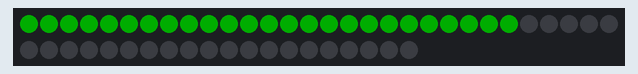
Recording of a sketch running on a simulated Arduino Uno, built with avr-gcc and run on an emulated ATmega328P. Shown: 50 RGB LEDs in strip order, left to right, continuing on the next row. Dim RGB values are drawn brighter than linear.

Above: at 0.45 s.
At 10.12 s:
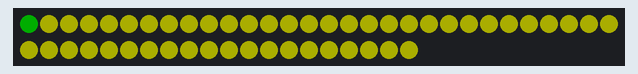
At 19.77 s:
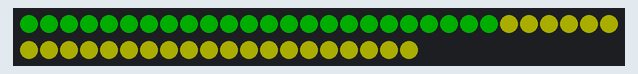
At 38.5 s:
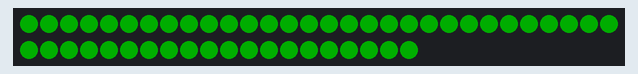

The sketch:

Up_down.ino
```cpp
#include <Adafruit_NeoPixel.h>

#define PIN 3           // Pin number connected to the NeoPixel LED
#define NUM_PIXELS 50 // Number of pixels in the strip

Adafruit_NeoPixel strip(NUM_PIXELS, PIN, NEO_GRB + NEO_KHZ800);

void setup() {
  strip.begin();
  strip.show();
  strip.setBrightness(50);
}  // Initialize the strip

void loop() {
  for (int i = 0; i < NUM_PIXELS; i++) {
    strip.setPixelColor(i, strip.Color(0, 255, 0));
    delay(10);
    strip.show();
  }
  for (int i = 113; i >= 0; i--) {
    strip.setPixelColor(i, strip.Color(250, 255, 0));
    delay(10);
    strip.show();
  }
}
```
